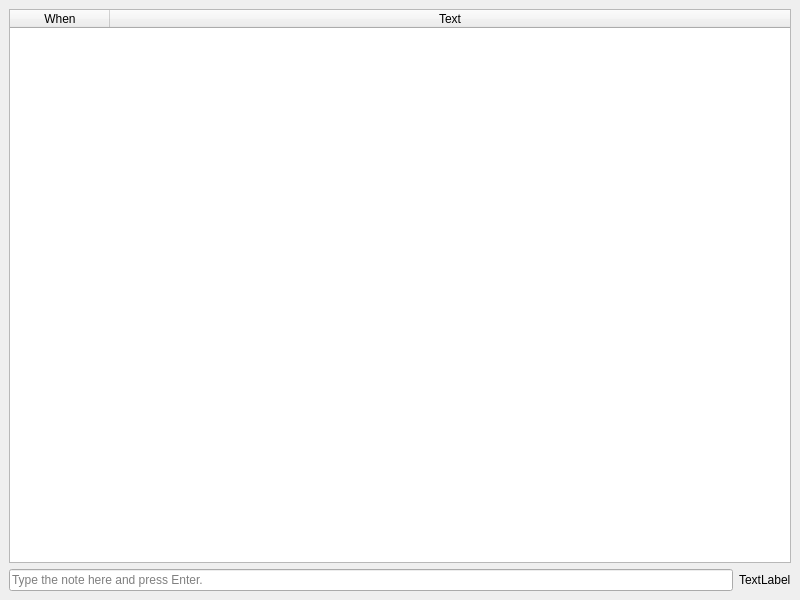
<?xml version="1.0" encoding="UTF-8"?>
<ui version="4.0">
 <class>MainWindow</class>
 <widget class="QMainWindow" name="MainWindow">
  <property name="geometry">
   <rect>
    <x>0</x>
    <y>0</y>
    <width>800</width>
    <height>600</height>
   </rect>
  </property>
  <property name="windowTitle">
   <string>Notes</string>
  </property>
  <widget class="QWidget" name="centralwidget">
   <layout class="QGridLayout" name="gridLayout">
    <item row="0" column="0" colspan="2">
     <widget class="QTableWidget" name="notesTable">
      <property name="editTriggers">
       <set>QAbstractItemView::NoEditTriggers</set>
      </property>
      <attribute name="horizontalHeaderStretchLastSection">
       <bool>true</bool>
      </attribute>
      <attribute name="verticalHeaderMinimumSectionSize">
       <number>17</number>
      </attribute>
      <attribute name="verticalHeaderDefaultSectionSize">
       <number>17</number>
      </attribute>
      <column>
       <property name="text">
        <string>When</string>
       </property>
      </column>
      <column>
       <property name="text">
        <string>Text</string>
       </property>
      </column>
     </widget>
    </item>
    <item row="1" column="0">
     <widget class="QLineEdit" name="noteLine">
      <property name="maxLength">
       <number>64</number>
      </property>
      <property name="placeholderText">
       <string>Type the note here and press Enter.</string>
      </property>
     </widget>
    </item>
    <item row="1" column="1">
     <widget class="QLabel" name="symbolsUsedLabel">
      <property name="text">
       <string>TextLabel</string>
      </property>
     </widget>
    </item>
   </layout>
  </widget>
 </widget>
 <resources/>
 <connections/>
</ui>
